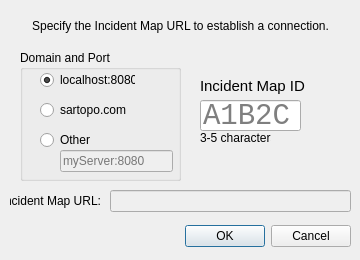
<?xml version="1.0" encoding="UTF-8"?>
<ui version="4.0">
 <class>IncidentMapDialog</class>
 <widget class="QDialog" name="IncidentMapDialog">
  <property name="geometry">
   <rect>
    <x>0</x>
    <y>0</y>
    <width>360</width>
    <height>260</height>
   </rect>
  </property>
  <property name="windowTitle">
   <string>Incident Map</string>
  </property>
  <widget class="QDialogButtonBox" name="buttonBox">
   <property name="geometry">
    <rect>
     <x>10</x>
     <y>220</y>
     <width>341</width>
     <height>32</height>
    </rect>
   </property>
   <property name="orientation">
    <enum>Qt::Horizontal</enum>
   </property>
   <property name="standardButtons">
    <set>QDialogButtonBox::Cancel|QDialogButtonBox::Ok</set>
   </property>
  </widget>
  <widget class="QLabel" name="label">
   <property name="geometry">
    <rect>
     <x>20</x>
     <y>10</y>
     <width>321</width>
     <height>31</height>
    </rect>
   </property>
   <property name="text">
    <string>Specify the Incident Map URL to establish a connection.</string>
   </property>
   <property name="alignment">
    <set>Qt::AlignCenter</set>
   </property>
   <property name="wordWrap">
    <bool>true</bool>
   </property>
  </widget>
  <widget class="QLabel" name="label_2">
   <property name="geometry">
    <rect>
     <x>10</x>
     <y>190</y>
     <width>91</width>
     <height>21</height>
    </rect>
   </property>
   <property name="text">
    <string>Incident Map URL:</string>
   </property>
   <property name="alignment">
    <set>Qt::AlignRight|Qt::AlignTrailing|Qt::AlignVCenter</set>
   </property>
  </widget>
  <widget class="QLineEdit" name="urlField">
   <property name="enabled">
    <bool>false</bool>
   </property>
   <property name="geometry">
    <rect>
     <x>110</x>
     <y>190</y>
     <width>241</width>
     <height>22</height>
    </rect>
   </property>
  </widget>
  <widget class="QLineEdit" name="mapIDField">
   <property name="geometry">
    <rect>
     <x>200</x>
     <y>100</y>
     <width>101</width>
     <height>31</height>
    </rect>
   </property>
   <property name="font">
    <font>
     <family>Liberation Mono</family>
     <pointsize>22</pointsize>
     <weight>50</weight>
     <bold>false</bold>
    </font>
   </property>
   <property name="text">
    <string/>
   </property>
   <property name="placeholderText">
    <string>A1B2C</string>
   </property>
  </widget>
  <widget class="QLabel" name="label_3">
   <property name="geometry">
    <rect>
     <x>200</x>
     <y>70</y>
     <width>111</width>
     <height>31</height>
    </rect>
   </property>
   <property name="font">
    <font>
     <pointsize>11</pointsize>
    </font>
   </property>
   <property name="text">
    <string>Incident Map ID</string>
   </property>
  </widget>
  <widget class="QGroupBox" name="groupBox">
   <property name="geometry">
    <rect>
     <x>20</x>
     <y>50</y>
     <width>161</width>
     <height>131</height>
    </rect>
   </property>
   <property name="title">
    <string>Domain and Port</string>
   </property>
   <widget class="QLineEdit" name="domainAndPortOtherField">
    <property name="enabled">
     <bool>false</bool>
    </property>
    <property name="geometry">
     <rect>
      <x>40</x>
      <y>100</y>
      <width>113</width>
      <height>22</height>
     </rect>
    </property>
    <property name="placeholderText">
     <string>myServer:8080</string>
    </property>
   </widget>
   <widget class="QRadioButton" name="radioButton_2">
    <property name="geometry">
     <rect>
      <x>20</x>
      <y>50</y>
      <width>95</width>
      <height>20</height>
     </rect>
    </property>
    <property name="text">
     <string>sartopo.com</string>
    </property>
    <attribute name="buttonGroup">
     <string notr="true">domainAndPortButtonGroup</string>
    </attribute>
   </widget>
   <widget class="QRadioButton" name="radioButton">
    <property name="geometry">
     <rect>
      <x>20</x>
      <y>20</y>
      <width>95</width>
      <height>20</height>
     </rect>
    </property>
    <property name="text">
     <string>localhost:8080</string>
    </property>
    <property name="checked">
     <bool>true</bool>
    </property>
    <attribute name="buttonGroup">
     <string notr="true">domainAndPortButtonGroup</string>
    </attribute>
   </widget>
   <widget class="QRadioButton" name="radioButton_3">
    <property name="geometry">
     <rect>
      <x>20</x>
      <y>80</y>
      <width>95</width>
      <height>20</height>
     </rect>
    </property>
    <property name="text">
     <string>Other</string>
    </property>
    <attribute name="buttonGroup">
     <string notr="true">domainAndPortButtonGroup</string>
    </attribute>
   </widget>
  </widget>
  <widget class="QLabel" name="label_4">
   <property name="geometry">
    <rect>
     <x>200</x>
     <y>130</y>
     <width>71</width>
     <height>16</height>
    </rect>
   </property>
   <property name="text">
    <string>3-5 characters</string>
   </property>
  </widget>
 </widget>
 <resources/>
 <connections>
  <connection>
   <sender>buttonBox</sender>
   <signal>accepted()</signal>
   <receiver>IncidentMapDialog</receiver>
   <slot>accept()</slot>
   <hints>
    <hint type="sourcelabel">
     <x>248</x>
     <y>254</y>
    </hint>
    <hint type="destinationlabel">
     <x>157</x>
     <y>274</y>
    </hint>
   </hints>
  </connection>
  <connection>
   <sender>buttonBox</sender>
   <signal>rejected()</signal>
   <receiver>IncidentMapDialog</receiver>
   <slot>reject()</slot>
   <hints>
    <hint type="sourcelabel">
     <x>316</x>
     <y>260</y>
    </hint>
    <hint type="destinationlabel">
     <x>286</x>
     <y>274</y>
    </hint>
   </hints>
  </connection>
  <connection>
   <sender>mapIDField</sender>
   <signal>textChanged(QString)</signal>
   <receiver>IncidentMapDialog</receiver>
   <slot>urlChanged()</slot>
   <hints>
    <hint type="sourcelabel">
     <x>278</x>
     <y>138</y>
    </hint>
    <hint type="destinationlabel">
     <x>329</x>
     <y>172</y>
    </hint>
   </hints>
  </connection>
  <connection>
   <sender>domainAndPortOtherField</sender>
   <signal>textChanged(QString)</signal>
   <receiver>IncidentMapDialog</receiver>
   <slot>urlChanged()</slot>
   <hints>
    <hint type="sourcelabel">
     <x>111</x>
     <y>183</y>
    </hint>
    <hint type="destinationlabel">
     <x>206</x>
     <y>191</y>
    </hint>
   </hints>
  </connection>
 </connections>
 <slots>
  <slot>urlChanged()</slot>
 </slots>
 <buttongroups>
  <buttongroup name="domainAndPortButtonGroup"/>
 </buttongroups>
</ui>
